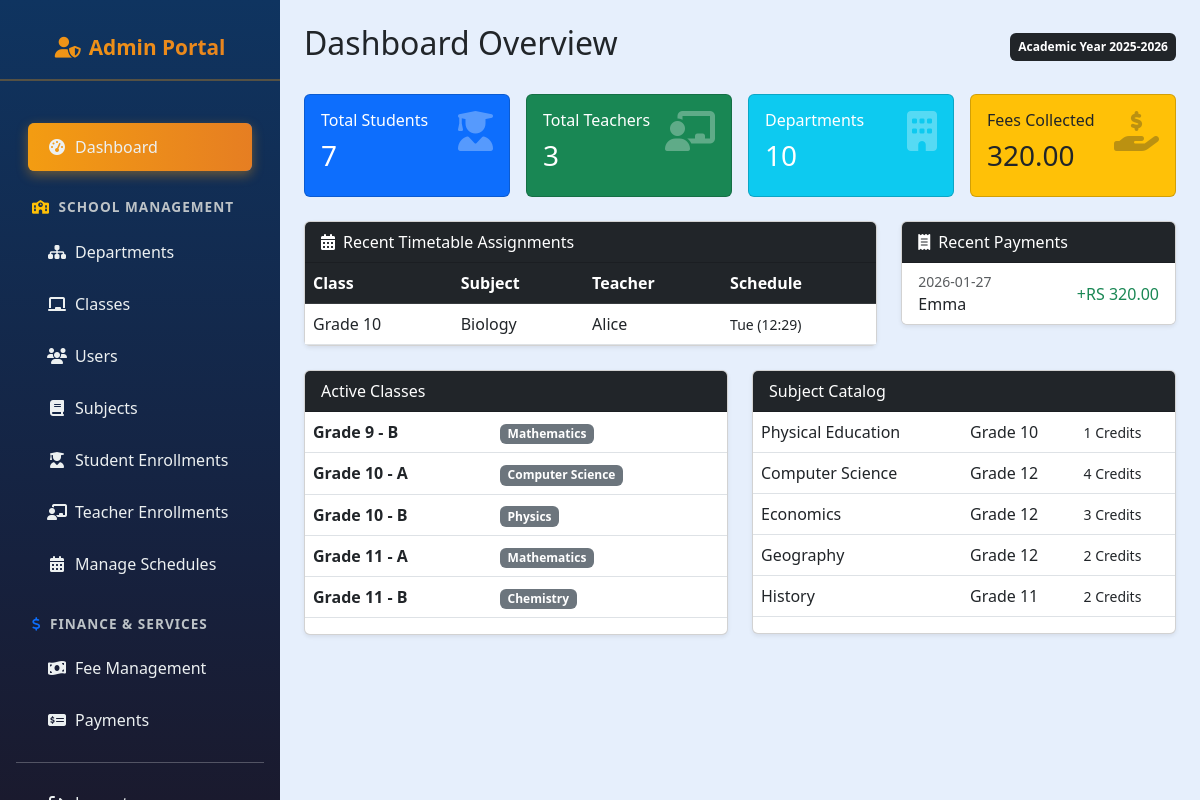
/admin/admin_home.php (signed in), run on the app's committed database.
### tables this page shows
CREATE TABLE `timetables` (
  `id` int(11) NOT NULL,
  `class_id` int(11) NOT NULL,
  `subject_id` int(11) NOT NULL,
  `teacher_id` int(11) NOT NULL,
  `day_of_week` enum('Mon','Tue','Wed','Thu','Fri','Sat') NOT NULL,
  `start_time` time NOT NULL,
  `end_time` time NOT NULL,
  `created_at` datetime DEFAULT current_timestamp(),
  `updated_at` datetime DEFAULT current_timestamp() ON UPDATE current_timestamp()
);

CREATE TABLE `classes` (
  `class_id` int(11) NOT NULL,
  `class_name` varchar(50) NOT NULL,
  `section` varchar(10) NOT NULL,
  `department_id` int(11) NOT NULL,
  `created_at` datetime DEFAULT current_timestamp()
);

CREATE TABLE `subjects` (
  `subject_id` int(11) NOT NULL,
  `subject_name` varchar(100) NOT NULL,
  `class_id` int(11) NOT NULL,
  `created_at` datetime DEFAULT current_timestamp(),
  `department_id` int(11) DEFAULT NULL,
  `credit_hours` int(11) NOT NULL DEFAULT 0
);

CREATE TABLE `users` (
  `user_id` int(11) NOT NULL,
  `usertype` enum('Teacher','Student') NOT NULL,
  `first_name` varchar(50) NOT NULL,
  `last_name` varchar(50) NOT NULL,
  `email` varchar(100) NOT NULL,
  `password_hash` varchar(255) NOT NULL,
  `gender` enum('Male','Female','Other') NOT NULL,
  `dob` date NOT NULL,
  `contact_number` varchar(20) DEFAULT NULL,
  `address` text DEFAULT NULL,
  `profile_picture` varchar(255) DEFAULT NULL,
  `class_id` int(11) DEFAULT NULL,
  `created_at` datetime DEFAULT current_timestamp(),
  `updated_at` datetime DEFAULT current_timestamp() ON UPDATE current_timestamp()
);

CREATE TABLE `fee_payments` (
  `payment_id` int(11) NOT NULL,
  `student_id` int(11) NOT NULL,
  `fee_id` int(11) NOT NULL,
  `amount_paid` decimal(10,2) NOT NULL,
  `payment_date` date DEFAULT NULL,
  `payment_method` enum('Cash','Card','Online') DEFAULT NULL,
  `receipt_no` varchar(100) DEFAULT NULL
);

CREATE TABLE `departments` (
  `department_id` int(11) NOT NULL,
  `department_name` varchar(100) NOT NULL
);

### admin/admin_home.php (the view, shortened to what this page needs)
<?php
include('config.php');
function getCount($conn, $table, $where = "") {
    $sql = "SELECT COUNT(*) as total FROM `$table` $where";
    $result = mysqli_query($conn, $sql);
    if ($result && $row = mysqli_fetch_assoc($result)) {
        return (int)$row['total'];
    }
    return 0;
}
$deptCount       = getCount($conn, "departments");
$studentCount    = getCount($conn, "users", "WHERE usertype = 'Student'");
$teacherCount    = getCount($conn, "users", "WHERE usertype = 'Teacher'");
$feeResult = mysqli_query($conn, "SELECT SUM(amount_paid) as total_collected FROM fee_payments");
$totalFees = mysqli_fetch_assoc($feeResult)['total_collected'] ?? 0;
$classList = mysqli_query($conn, "SELECT c.*, d.department_name
    FROM classes c
    LEFT JOIN departments d ON c.department_id = d.department_id
    ORDER BY c.created_at DESC LIMIT 5");
$subjectList = mysqli_query($conn, "SELECT s.*, c.class_name
    FROM subjects s
    JOIN classes c ON s.class_id = c.class_id
    ORDER BY s.subject_id DESC LIMIT 5");
$timetableList = mysqli_query($conn, "SELECT t.*, c.class_name, s.subject_name, u.first_name, u.last_name
    FROM timetables t
    JOIN classes c ON t.class_id = c.class_id
    JOIN subjects s ON t.subject_id = s.subject_id
    JOIN users u ON t.teacher_id = u.user_id
    ORDER BY t.id DESC LIMIT 5");
$recentPayments = mysqli_query($conn, "SELECT p.*, u.first_name, u.last_name
    FROM fee_payments p
    JOIN users u ON p.student_id = u.user_id
    ORDER BY p.payment_id DESC LIMIT 5");
?>
<!DOCTYPE html>
<html lang="en">
<head>
    <link href="https://cdn.jsdelivr.net/npm/bootstrap@5.3.0/dist/css/bootstrap.min.css" rel="stylesheet" />
    <link href="https://cdnjs.cloudflare.com/ajax/libs/font-awesome/6.6.0/css/all.min.css" rel="stylesheet" />
</head>
<body>
<?php include('admin_sidebar.php'); ?>
<div class="container-fluid p-4">
    <div class="d-flex justify-content-between align-items-center mb-4">
        <h2>Dashboard Overview</h2>
        <span class="badge bg-dark p-2">Academic Year 2025-2026</span>
    </div>
    <div class="row g-3 mb-4">
        <div class="col-md-3">
            <div class="card bg-primary text-white p-3">
                <div class="d-flex justify-content-between">
                    <div>
                        <h6>Total Students</h6>
                        <h3><?= $studentCount ?></h3>
                    </div>
                    <i class="fas fa-user-graduate stat-icon"></i>
                </div>
            </div>
        </div>
        <div class="col-md-3">
            <div class="card bg-success text-white p-3">
                <div class="d-flex justify-content-between">
                    <div>
                        <h6>Total Teachers</h6>
                        <h3><?= $teacherCount ?></h3>
                    </div>
                    <i class="fas fa-chalkboard-teacher stat-icon"></i>
                </div>
            </div>
        </div>
        <div class="col-md-3">
            <div class="card bg-info text-white p-3">
                <div class="d-flex justify-content-between">
                    <div>
                        <h6>Departments</h6>
                        <h3><?= $deptCount ?></h3>
                    </div>
                    <i class="fas fa-building stat-icon"></i>
                </div>
            </div>
        </div>
        <div class="col-md-3">
            <div class="card bg-warning text-dark p-3">
                <div class="d-flex justify-content-between">
                    <div>
                        <h6>Fees Collected</h6>
                        <h3><?= number_format($totalFees, 2) ?></h3>
                    </div>
                    <i class="fas fa-hand-holding-usd stat-icon"></i>
                </div>
            </div>
        </div>
    </div>
    <div class="row">
        <div class="col-lg-8 mb-4">
            <div class="card shadow-sm">
                <div class="card-header bg-dark text-white font-weight-bold">
                    <i class="fas fa-calendar-alt me-2"></i>Recent Timetable Assignments
                </div>
                <div class="table-responsive">
                    <table class="table table-hover mb-0">
                        <thead class="table-dark">
                            <tr>
                                <th>Class</th>
                                <th>Subject</th>
                                <th>Teacher</th>
                                <th>Schedule</th>
                            </tr>
                        </thead>
                        <tbody>
                            <?php while($t = mysqli_fetch_assoc($timetableList)): ?>
                            <tr>
                                <td><?= $t['class_name'] ?></td>
                                <td><?= $t['subject_name'] ?></td>
                                <td><?= $t['first_name'] ?></td>
                                <td><small><?= $t['day_of_week'] ?> (<?= date('H:i', strtotime($t['start_time'])) ?>)</small></td>
                            </tr>
                            <?php endwhile; ?>
                        </tbody>
                    </table>
                </div>
            </div>
        </div>
        <div class="col-lg-4 mb-4">
            <div class="card shadow-sm">
                <div class="card-header bg-dark text-white font-weight-bold">
                    <i class="fas fa-receipt me-2"></i>Recent Payments
                </div>
                <ul class="list-group list-group-flush">
                    <?php while($pay = mysqli_fetch_assoc($recentPayments)): ?>
                    <li class="list-group-item d-flex justify-content-between align-items-center">
                        <div>
                            <small class="d-block text-muted"><?= $pay['payment_date'] ?></small>
                            <?= $pay['first_name'] ?>
                        </div>
                        <span class="text-success font-weight-bold">+RS <?= $pay['amount_paid'] ?></span>
                    </li>
                    <?php endwhile; ?>
                </ul>
            </div>
        </div>
    </div>
    <div class="row">
        <div class="col-lg-6 mb-4">
            <div class="card shadow-sm">
                <div class="card-header bg-dark text-white font-weight-bold">Active Classes</div>
                <div class="table-responsive">
                    <table class="table align-items-center">
                        <tbody>
                            <?php while($c = mysqli_fetch_assoc($classList)): ?>
                            <tr>
                                <td><strong><?= $c['class_name'] ?> - <?= $c['section'] ?></strong></td>
                                <td><span class="badge bg-secondary"><?= $c['department_name'] ?></span></td>
                            </tr>
                            <?php endwhile; ?>
                        </tbody>
                    </table>
                </div>
            </div>
        </div>
        <div class="col-lg-6 mb-4">
            <div class="card shadow-sm">
                <div class="card-header bg-dark text-white font-weight-bold">Subject Catalog</div>
                <div class="table-responsive">
                    <table class="table">
                        <tbody>
                            <?php while($s = mysqli_fetch_assoc($subjectList)): ?>
                            <tr>
                                <td><?= $s['subject_name'] ?></td>
                                <td><?= $s['class_name'] ?></td>
                                <td><small><?= $s['credit_hours'] ?> Credits</small></td>
                            </tr>
                            <?php endwhile; ?>
                        </tbody>
                    </table>
                </div>
            </div>
        </div>
    </div>
</div>
</body>
</html>

### admin/admin_sidebar.php (shortened to what this page needs)
<!DOCTYPE html>
<html lang="en">
<head>
<link href="https://cdn.jsdelivr.net/npm/bootstrap@5.3.0/dist/css/bootstrap.min.css" rel="stylesheet">
<link href="https://cdnjs.cloudflare.com/ajax/libs/font-awesome/6.6.0/css/all.min.css" rel="stylesheet">
</head>
<body>
<nav class="sidebar d-flex flex-column">
    <div class="sidebar-brand">
        <i class="fas fa-user-shield me-2"></i> Admin Portal
    </div>
    <div class="p-3">
        <ul class="nav nav-pills flex-column mb-3">
            <li class="nav-item">
                <a class="nav-link active" href="admin_home.php">
                    <i class="fas fa-tachometer-alt me-2"></i> Dashboard
                </a>
            </li>
        </ul>
        <div class="section-header"><i class="fas fa-school me-1 text-warning"></i> SCHOOL MANAGEMENT</div>
        <ul class="nav nav-pills flex-column mb-3">
            <li class="nav-item"><a class="nav-link" href="manage_departments.php"><i class="fas fa-sitemap me-2"></i> Departments</a></li>
            <li class="nav-item"><a class="nav-link" href="manage_classes.php"><i class="fas fa-chalkboard me-2"></i> Classes</a></li>
            <li class="nav-item"><a class="nav-link" href="manage_users.php"><i class="fas fa-users me-2"></i> Users</a></li>
            <li class="nav-item"><a class="nav-link" href="manage_subjects.php"><i class="fas fa-book me-2"></i> Subjects</a></li>
            <li class="nav-item"><a class="nav-link" href="manage_enrollments.php"><i class="fas fa-user-graduate me-2"></i> Student Enrollments</a></li>
            <li class="nav-item"><a class="nav-link" href="manage_assignments.php"><i class="fas fa-chalkboard-teacher me-2"></i> Teacher Enrollments</a></li>
            <li class="nav-item"><a class="nav-link" href="manage_schedules.php"><i class="fas fa-calendar-alt me-2"></i> Manage Schedules</a></li>
        </ul>
        <div class="section-header"><i class="fas fa-dollar-sign me-1 text-primary"></i> FINANCE & SERVICES</div>
        <ul class="nav nav-pills flex-column mb-3">
            <li class="nav-item"><a class="nav-link" href="manage_fees.php"><i class="fas fa-money-bill-wave me-2"></i> Fee Management</a></li>
            <li class="nav-item"><a class="nav-link" href="manage_payments.php"><i class="fas fa-money-check-dollar me-2"></i> Payments</a></li>
        </ul>
        <hr class="sidebar-divider">
        <div class="mt-auto">
            <a class="nav-link" href="logout.php"><i class="fas fa-sign-out-alt me-2"></i> Logout</a>
        </div>
    </div>
</nav>
</body>
</html>

### admin/admin_home.php (style rules this page uses)
body { background-color: #f8f9fa; font-family: 'Inter', sans-serif; margin-left: 280px; transition: 0.3s; }
.card { border: none; border-radius: 12px; transition: transform 0.2s; }
.stat-icon { font-size: 2.5rem; opacity: 0.3; }

### admin/admin_sidebar.php (style rules this page uses)
body { font-family: 'Segoe UI', Tahoma, Geneva, Verdana, sans-serif; margin-left: 280px; background-color: #e6effc; }
nav.sidebar { width: 280px; height: 100vh; position: fixed; top: 0; left: 0; background: linear-gradient(180deg, #0f3460 0%, #16213e 70%, #1a1a2e 100%); color: white; overflow-y: auto; padding-top: 1rem; z-index: 1000; }
.sidebar-brand { display: flex; align-items: center; justify-content: center; font-weight: bold; font-size: 1.3rem; margin-bottom: 1.5rem; background: linear-gradient(45deg,#f39c12,#e67e22); -webkit-background-clip: text; -webkit-text-fill-color: transparent; text-align: center; border-bottom: 2px solid rgba(243,156,18,0.3); padding: 1rem 0; }
.section-header { font-size: 0.85rem; font-weight: bold; color: #bdc3c7; text-transform: uppercase; padding: 0.5rem 1rem; letter-spacing: 1px; margin-top: 1rem; }
.nav-link { color: #ecf0f1 !important; padding: 0.75rem 1rem; margin: 0.125rem 0.75rem; border-left: 3px solid transparent; border-radius: 8px; transition: all 0.3s ease; display: flex; align-items: center; }
.nav-link i { width: 20px; text-align: center; transition: transform 0.3s ease; }
.nav-link.active { background: linear-gradient(90deg,#f39c12,#e67e22); border-left-color: #f39c12; box-shadow: 0 4px 12px rgba(243,156,18,0.4); }

### data on the page
timetables: class.class_name "Grade 10", subject.subject_name "Biology", teacher.first_name "Alice", day_of_week "Tue", start_time "12:29"
fee_payments: payment_date "2026-01-27", student.first_name "Emma", amount_paid "320.00"
classes: class_name "Grade 9", section "B", department.department_name "Mathematics"
classes: class_name "Grade 10", section "A", department.department_name "Computer Science"
classes: class_name "Grade 10", section "B", department.department_name "Physics"
classes: class_name "Grade 11", section "A", department.department_name "Mathematics"
classes: class_name "Grade 11", section "B", department.department_name "Chemistry"
subjects: subject_name "Physical Education", class.class_name "Grade 10", credit_hours "1"
subjects: subject_name "Computer Science", class.class_name "Grade 12", credit_hours "4"
subjects: subject_name "Economics", class.class_name "Grade 12", credit_hours "3"
subjects: subject_name "Geography", class.class_name "Grade 12", credit_hours "2"
subjects: subject_name "History", class.class_name "Grade 11", credit_hours "2"

### other printed values
$studentCount "7"
$teacherCount "3"
$deptCount "10"
$totalFees "320.00"
